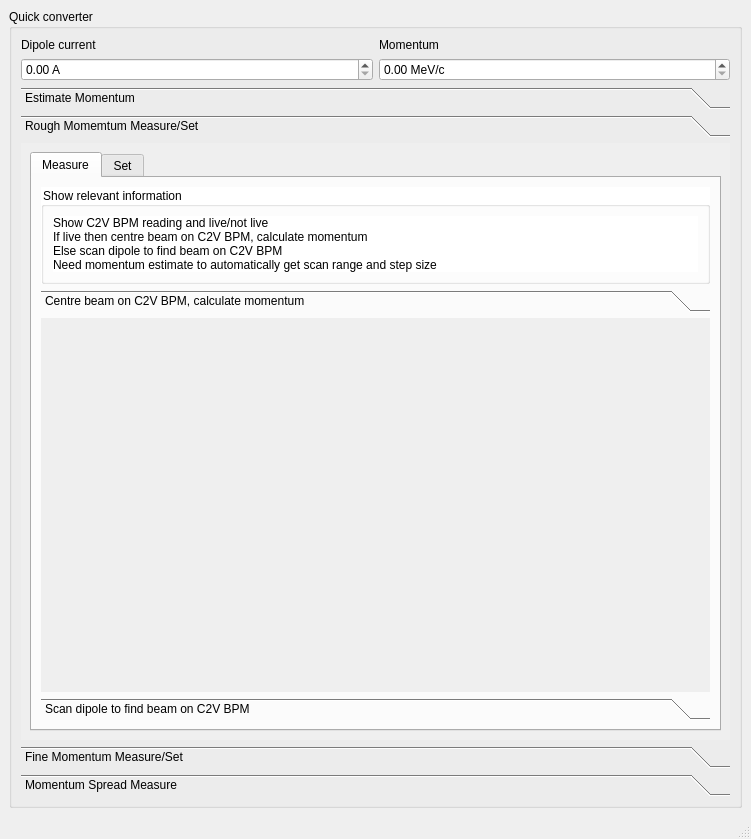
<?xml version="1.0" encoding="UTF-8"?>
<ui version="4.0">
 <class>MainWindow</class>
 <widget class="QMainWindow" name="MainWindow">
  <property name="geometry">
   <rect>
    <x>0</x>
    <y>0</y>
    <width>751</width>
    <height>839</height>
   </rect>
  </property>
  <property name="windowTitle">
   <string>MainWindow</string>
  </property>
  <widget class="QWidget" name="centralwidget">
   <layout class="QGridLayout" name="gridLayout">
    <item row="0" column="0">
     <widget class="QGroupBox" name="groupBox">
      <property name="minimumSize">
       <size>
        <width>0</width>
        <height>71</height>
       </size>
      </property>
      <property name="title">
       <string>Quick converter</string>
      </property>
      <layout class="QGridLayout" name="gridLayout_5">
       <item row="0" column="1">
        <widget class="QLabel" name="label_2">
         <property name="text">
          <string>Momentum</string>
         </property>
        </widget>
       </item>
       <item row="0" column="0">
        <widget class="QLabel" name="label">
         <property name="text">
          <string>Dipole current</string>
         </property>
        </widget>
       </item>
       <item row="1" column="0">
        <widget class="QDoubleSpinBox" name="doubleSpinBox_I">
         <property name="suffix">
          <string> A</string>
         </property>
        </widget>
       </item>
       <item row="1" column="1">
        <widget class="QDoubleSpinBox" name="doubleSpinBox_p">
         <property name="suffix">
          <string> MeV/c</string>
         </property>
        </widget>
       </item>
       <item row="2" column="0" colspan="2">
        <widget class="QToolBox" name="toolBox">
         <property name="font">
          <font>
           <weight>50</weight>
           <bold>false</bold>
          </font>
         </property>
         <property name="autoFillBackground">
          <bool>false</bool>
         </property>
         <property name="styleSheet">
          <string notr="true"/>
         </property>
         <property name="currentIndex">
          <number>1</number>
         </property>
         <widget class="QWidget" name="page">
          <property name="geometry">
           <rect>
            <x>0</x>
            <y>0</y>
            <width>705</width>
            <height>576</height>
           </rect>
          </property>
          <attribute name="label">
           <string>Estimate Momentum</string>
          </attribute>
          <layout class="QGridLayout" name="gridLayout_7">
           <item row="1" column="0">
            <widget class="QGroupBox" name="groupBox_5">
             <property name="sizePolicy">
              <sizepolicy hsizetype="Expanding" vsizetype="Fixed">
               <horstretch>0</horstretch>
               <verstretch>0</verstretch>
              </sizepolicy>
             </property>
             <property name="title">
              <string>Get estimate</string>
             </property>
             <layout class="QGridLayout" name="gridLayout_6">
              <item row="0" column="0">
               <layout class="QGridLayout" name="gridLayout_4">
                <item row="0" column="1">
                 <widget class="QLabel" name="label_4">
                  <property name="text">
                   <string>Dipole current</string>
                  </property>
                 </widget>
                </item>
                <item row="0" column="2">
                 <widget class="QLabel" name="label_3">
                  <property name="text">
                   <string>Momentum</string>
                  </property>
                 </widget>
                </item>
                <item row="1" column="0">
                 <widget class="QPushButton" name="pushButton_useCurrent">
                  <property name="sizePolicy">
                   <sizepolicy hsizetype="Minimum" vsizetype="Fixed">
                    <horstretch>0</horstretch>
                    <verstretch>0</verstretch>
                   </sizepolicy>
                  </property>
                  <property name="minimumSize">
                   <size>
                    <width>140</width>
                    <height>22</height>
                   </size>
                  </property>
                  <property name="maximumSize">
                   <size>
                    <width>371</width>
                    <height>16777215</height>
                   </size>
                  </property>
                  <property name="text">
                   <string>Use current from dipole</string>
                  </property>
                  <property name="checked">
                   <bool>false</bool>
                  </property>
                 </widget>
                </item>
                <item row="1" column="1">
                 <widget class="QDoubleSpinBox" name="doubleSpinBox_I_2">
                  <property name="suffix">
                   <string> A</string>
                  </property>
                 </widget>
                </item>
                <item row="1" column="2">
                 <widget class="QDoubleSpinBox" name="doubleSpinBox_p_2">
                  <property name="suffix">
                   <string> MeV/c</string>
                  </property>
                 </widget>
                </item>
                <item row="1" column="3">
                 <widget class="QPushButton" name="pushButton_useRF">
                  <property name="enabled">
                   <bool>false</bool>
                  </property>
                  <property name="sizePolicy">
                   <sizepolicy hsizetype="Minimum" vsizetype="Fixed">
                    <horstretch>0</horstretch>
                    <verstretch>0</verstretch>
                   </sizepolicy>
                  </property>
                  <property name="minimumSize">
                   <size>
                    <width>140</width>
                    <height>22</height>
                   </size>
                  </property>
                  <property name="maximumSize">
                   <size>
                    <width>371</width>
                    <height>16777215</height>
                   </size>
                  </property>
                  <property name="font">
                   <font/>
                  </property>
                  <property name="text">
                   <string>Estimate momentum from RF</string>
                  </property>
                  <property name="checked">
                   <bool>false</bool>
                  </property>
                 </widget>
                </item>
               </layout>
              </item>
             </layout>
            </widget>
           </item>
           <item row="0" column="0">
            <widget class="QGroupBox" name="groupBox_4">
             <property name="maximumSize">
              <size>
               <width>16777215</width>
               <height>150</height>
              </size>
             </property>
             <property name="styleSheet">
              <string notr="true">background-color: rgb(255, 255, 255);</string>
             </property>
             <property name="title">
              <string>Show relevant information</string>
             </property>
             <widget class="QLabel" name="label_5">
              <property name="geometry">
               <rect>
                <x>20</x>
                <y>20</y>
                <width>561</width>
                <height>81</height>
               </rect>
              </property>
              <property name="text">
               <string>Show C2V BPM readout and live/not live
Show relevant RF settings
Show dipole current
Show latest measured value?</string>
              </property>
             </widget>
            </widget>
           </item>
           <item row="2" column="0">
            <widget class="QLabel" name="label_7">
             <property name="text">
              <string/>
             </property>
            </widget>
           </item>
          </layout>
         </widget>
         <widget class="QWidget" name="page_2">
          <property name="geometry">
           <rect>
            <x>0</x>
            <y>0</y>
            <width>705</width>
            <height>576</height>
           </rect>
          </property>
          <attribute name="label">
           <string>Rough Momemtum Measure/Set</string>
          </attribute>
          <layout class="QGridLayout" name="gridLayout_2">
           <item row="0" column="0">
            <widget class="QTabWidget" name="tabWidget">
             <property name="currentIndex">
              <number>0</number>
             </property>
             <widget class="QWidget" name="tab">
              <attribute name="title">
               <string>Measure</string>
              </attribute>
              <layout class="QGridLayout" name="gridLayout_11">
               <item row="0" column="0">
                <widget class="QGroupBox" name="groupBox_7">
                 <property name="minimumSize">
                  <size>
                   <width>0</width>
                   <height>90</height>
                  </size>
                 </property>
                 <property name="maximumSize">
                  <size>
                   <width>16777215</width>
                   <height>150</height>
                  </size>
                 </property>
                 <property name="styleSheet">
                  <string notr="true">background-color: rgb(255, 255, 255);</string>
                 </property>
                 <property name="title">
                  <string>Show relevant information</string>
                 </property>
                 <layout class="QGridLayout" name="gridLayout_14">
                  <item row="0" column="0">
                   <widget class="QLabel" name="label_6">
                    <property name="styleSheet">
                     <string notr="true"/>
                    </property>
                    <property name="text">
                     <string>Show C2V BPM reading and live/not live
If live then centre beam on C2V BPM, calculate momentum
Else scan dipole to find beam on C2V BPM
Need momentum estimate to automatically get scan range and step size</string>
                    </property>
                   </widget>
                  </item>
                 </layout>
                </widget>
               </item>
               <item row="1" column="0">
                <widget class="QToolBox" name="toolBox_2">
                 <property name="currentIndex">
                  <number>0</number>
                 </property>
                 <widget class="QWidget" name="page_5">
                  <property name="geometry">
                   <rect>
                    <x>0</x>
                    <y>0</y>
                    <width>655</width>
                    <height>330</height>
                   </rect>
                  </property>
                  <attribute name="label">
                   <string>Centre beam on C2V BPM, calculate momentum</string>
                  </attribute>
                 </widget>
                 <widget class="QWidget" name="page_6">
                  <property name="geometry">
                   <rect>
                    <x>0</x>
                    <y>0</y>
                    <width>655</width>
                    <height>330</height>
                   </rect>
                  </property>
                  <attribute name="label">
                   <string>Scan dipole to find beam on C2V BPM</string>
                  </attribute>
                  <layout class="QGridLayout" name="gridLayout_13">
                   <item row="0" column="0">
                    <layout class="QGridLayout" name="gridLayout_12">
                     <item row="0" column="0">
                      <widget class="QPushButton" name="pushButton_roughGetCurrentRange">
                       <property name="text">
                        <string>Get scan range from initial estimate (min/max/step):</string>
                       </property>
                       <property name="checked">
                        <bool>false</bool>
                       </property>
                      </widget>
                     </item>
                     <item row="0" column="1">
                      <widget class="QLineEdit" name="lineEdit_roughCurrentMin"/>
                     </item>
                     <item row="0" column="2">
                      <widget class="QLineEdit" name="lineEdit_roughCurrentMax"/>
                     </item>
                     <item row="0" column="3">
                      <widget class="QLineEdit" name="lineEdit_roughCurrentMax_2"/>
                     </item>
                     <item row="1" column="0" colspan="4">
                      <widget class="QPushButton" name="pushButton_roughCentreC2VCurrent">
                       <property name="text">
                        <string>Scan dipole</string>
                       </property>
                       <property name="checked">
                        <bool>false</bool>
                       </property>
                      </widget>
                     </item>
                     <item row="2" column="0" colspan="4">
                      <widget class="QGroupBox" name="groupBox_2">
                       <property name="title">
                        <string>GroupBox</string>
                       </property>
                      </widget>
                     </item>
                    </layout>
                   </item>
                  </layout>
                 </widget>
                </widget>
               </item>
              </layout>
             </widget>
             <widget class="QWidget" name="tab_2">
              <attribute name="title">
               <string>Set</string>
              </attribute>
              <widget class="QGroupBox" name="groupBox_8">
               <property name="geometry">
                <rect>
                 <x>10</x>
                 <y>10</y>
                 <width>661</width>
                 <height>120</height>
                </rect>
               </property>
               <property name="maximumSize">
                <size>
                 <width>16777215</width>
                 <height>150</height>
                </size>
               </property>
               <property name="styleSheet">
                <string notr="true">background-color: rgb(255, 255, 255);</string>
               </property>
               <property name="title">
                <string>Show relevant information</string>
               </property>
               <layout class="QGridLayout" name="gridLayout_15">
                <item row="0" column="0">
                 <widget class="QLabel" name="label_8">
                  <property name="text">
                   <string>Settings indicate gun only/gun + linac - correct this if wrong
Doesn't matter whether beam on C2V BPM since dipole setting will be changed
Select momentum
Set current
Set RF</string>
                  </property>
                 </widget>
                </item>
               </layout>
              </widget>
             </widget>
            </widget>
           </item>
          </layout>
         </widget>
         <widget class="QWidget" name="page_3">
          <property name="geometry">
           <rect>
            <x>0</x>
            <y>0</y>
            <width>705</width>
            <height>576</height>
           </rect>
          </property>
          <attribute name="label">
           <string>Fine Momentum Measure/Set</string>
          </attribute>
          <layout class="QGridLayout" name="gridLayout_3">
           <item row="2" column="0">
            <widget class="QTabWidget" name="tabWidget_2">
             <property name="currentIndex">
              <number>1</number>
             </property>
             <widget class="QWidget" name="tab_3">
              <attribute name="title">
               <string>Measure</string>
              </attribute>
             </widget>
             <widget class="QWidget" name="tab_4">
              <attribute name="title">
               <string>Set</string>
              </attribute>
             </widget>
            </widget>
           </item>
           <item row="0" column="0">
            <widget class="QGroupBox" name="groupBox_6">
             <property name="minimumSize">
              <size>
               <width>0</width>
               <height>70</height>
              </size>
             </property>
             <property name="styleSheet">
              <string notr="true">background-color: rgb(255, 255, 255);</string>
             </property>
             <property name="title">
              <string>Show relevant information</string>
             </property>
             <layout class="QGridLayout" name="gridLayout_8">
              <item row="0" column="0">
               <widget class="QLabel" name="label_9">
                <property name="text">
                 <string>Need to have completed rough measurement to continue
Need to align beam through dipole for both fine measure and fine set</string>
                </property>
               </widget>
              </item>
             </layout>
            </widget>
           </item>
           <item row="1" column="0">
            <widget class="QTabWidget" name="tabWidget_3">
             <property name="currentIndex">
              <number>0</number>
             </property>
             <widget class="QWidget" name="tab_5">
              <attribute name="title">
               <string>Align beam through dipole</string>
              </attribute>
             </widget>
            </widget>
           </item>
          </layout>
         </widget>
         <widget class="QWidget" name="page_4">
          <property name="geometry">
           <rect>
            <x>0</x>
            <y>0</y>
            <width>705</width>
            <height>576</height>
           </rect>
          </property>
          <attribute name="label">
           <string>Momentum Spread Measure</string>
          </attribute>
          <layout class="QGridLayout" name="gridLayout_10">
           <item row="0" column="0">
            <widget class="QGroupBox" name="groupBox_9">
             <property name="minimumSize">
              <size>
               <width>0</width>
               <height>70</height>
              </size>
             </property>
             <property name="styleSheet">
              <string notr="true">background-color: rgb(255, 255, 255);</string>
             </property>
             <property name="title">
              <string>Show relevant information</string>
             </property>
             <layout class="QGridLayout" name="gridLayout_9">
              <item row="0" column="0">
               <widget class="QLabel" name="label_10">
                <property name="text">
                 <string>Need to have done fine momentum measurement to continue</string>
                </property>
               </widget>
              </item>
             </layout>
            </widget>
           </item>
           <item row="1" column="0">
            <widget class="QTabWidget" name="tabWidget_4">
             <property name="currentIndex">
              <number>0</number>
             </property>
             <widget class="QWidget" name="tab_6">
              <attribute name="title">
               <string>Beta minimisation</string>
              </attribute>
             </widget>
            </widget>
           </item>
           <item row="2" column="0">
            <widget class="QTabWidget" name="tabWidget_5">
             <property name="currentIndex">
              <number>0</number>
             </property>
             <widget class="QWidget" name="tab_7">
              <attribute name="title">
               <string>Set dispersion size</string>
              </attribute>
             </widget>
            </widget>
           </item>
           <item row="3" column="0">
            <widget class="QTabWidget" name="tabWidget_6">
             <property name="currentIndex">
              <number>0</number>
             </property>
             <widget class="QWidget" name="tab_8">
              <attribute name="title">
               <string>Calculate dispersion</string>
              </attribute>
             </widget>
            </widget>
           </item>
           <item row="4" column="0">
            <widget class="QTabWidget" name="tabWidget_7">
             <property name="currentIndex">
              <number>0</number>
             </property>
             <widget class="QWidget" name="tab_10">
              <attribute name="title">
               <string>Calculate Momentum Spread</string>
              </attribute>
             </widget>
            </widget>
           </item>
          </layout>
         </widget>
        </widget>
       </item>
      </layout>
     </widget>
    </item>
   </layout>
  </widget>
  <widget class="QStatusBar" name="statusbar"/>
 </widget>
 <resources/>
 <connections/>
</ui>
